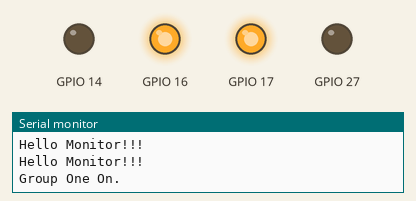
This program was run on a simulated ESP32. Shown: output pins drawn as LEDs (lit = HIGH), the last lines printed to the serial monitor.

Above: at 1.0 s.
At 5.0 s:
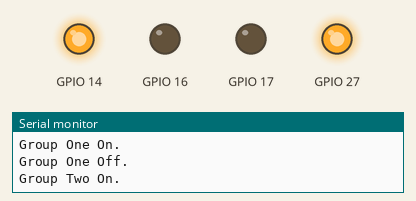
At 9.0 s:
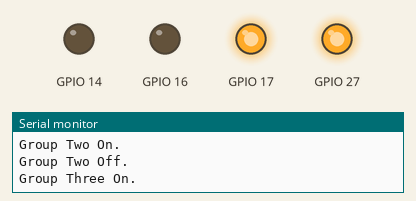
At 13.0 s:
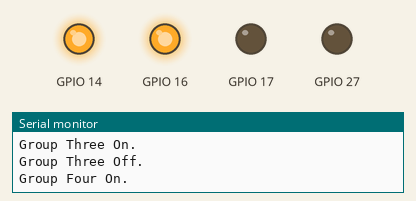
At 19.0 s:
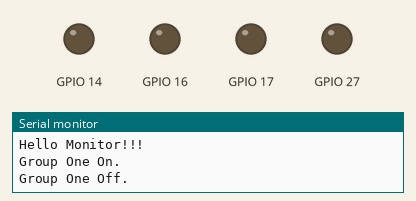
Timing chart, 0 to 20.8 s (numbered marks = the images above):
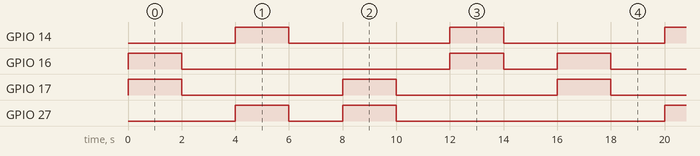

The program:

main.cpp
```cpp
#include <Arduino.h>


void setup() {
  // put your setup code here, to run once:
  Serial.begin(115200);
  Serial.println("Hello Monitor!!!");
  pinMode(17, OUTPUT);
  pinMode(16, OUTPUT);
  pinMode(27, OUTPUT);
  pinMode(14, OUTPUT);

}

void loop() {
  // put your main code here, to run repeatedly:
  Serial.println("Hello Monitor!!!");
  digitalWrite(17, HIGH);
  digitalWrite(16, HIGH);
  Serial.println("Group One On.");
  delay(2000);
  digitalWrite(17, LOW);
  digitalWrite(16, LOW);
  Serial.println("Group One Off.");
  delay(2000);
  digitalWrite(27, HIGH);
  digitalWrite(14, HIGH);
  Serial.println("Group Two On.");
  delay(2000);
  digitalWrite(27, LOW);
  digitalWrite(14, LOW);
  Serial.println("Group Two Off.");
  delay(2000);
  digitalWrite(17, HIGH);
  digitalWrite(27, HIGH);
  Serial.println("Group Three On.");
  delay(2000);
  digitalWrite(17, LOW);
  digitalWrite(27, LOW);
  Serial.println("Group Three Off.");
  delay(2000);
  digitalWrite(14, HIGH);
  digitalWrite(16, HIGH);
  Serial.println("Group Four On.");
  delay(2000);
  digitalWrite(14, LOW);
  digitalWrite(16, LOW);
  Serial.println("Group Four Off.");
  delay(2000);
}
```

Measured:
- by itself, GPIO 14, GPIO 17: alternates HIGH for 2.0 s and LOW for 6.0 s
- by itself, GPIO 16: repeats every 16.0 s: LOW 10.0 s, HIGH 2.0 s, LOW 2.0 s, HIGH 2.0 s
- by itself, GPIO 27: repeats every 16.0 s: LOW 2.0 s, HIGH 2.0 s, LOW 10.0 s, HIGH 2.0 s
